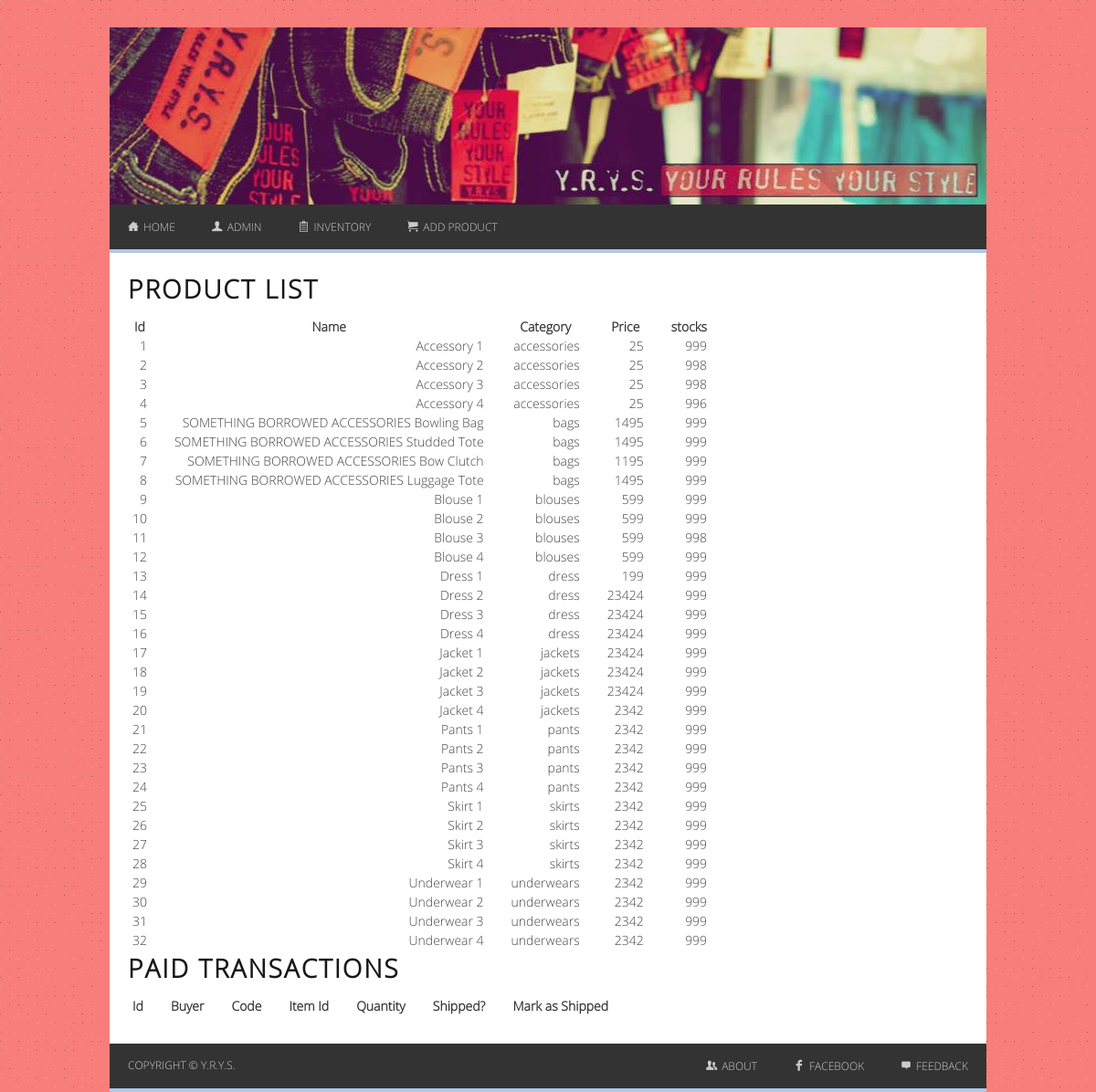
The page /admin/inventory.php (signed in) on the database its author committed.
### tables this page shows
CREATE TABLE IF NOT EXISTS `products` (
  `id` int(11) NOT NULL AUTO_INCREMENT,
  `name` varchar(50) NOT NULL,
  `description` text NOT NULL,
  `category` varchar(50) NOT NULL,
  `price` int(15) NOT NULL,
  `date` int(15) NOT NULL,
  `thumb` varchar(200) NOT NULL,
  `image` varchar(200) NOT NULL,
  `stocks` int(5) NOT NULL DEFAULT '999',
  PRIMARY KEY (`id`)
);

### admin/inventory.php (the view, shortened to what this page needs)
<!DOCTYPE html>
<html lang="en">
<head>
	<link rel="stylesheet" href="../stylesheets/base.css">
	<link rel="stylesheet" href="../stylesheets/skeleton.css">
	<link rel="stylesheet" href="../stylesheets/layout.css">
    <link rel="stylesheet" href="../stylesheets/lightbox.css">
    <link rel="stylesheet" href="../stylesheets/go-top.css">
</head>
<body>
	<div class="container">
		<div id="header"></div>
		<?php include 'menu.php' ?>
			<div class="sixteen columns">
	<h3 class="add-bottom">Product List</h3>
	<table>
    	<thead>
        	<th>Id</th>
            <th>Name</th>
            <th>Category</th>
            <th>Price</th>
            <th>stocks</th>
        </thead>
        <tbody>
        	<?php
				$select = mysql_query("SELECT * FROM products ORDER BY id ASC");
				while($fetch = mysql_fetch_array($select)) {
					echo '<tr>';
					echo '	<td>' . $fetch['id'] . '</td>';
					echo '	<td>' . $fetch['name'] . '</td>';
					echo '	<td>' . $fetch['category'] . '</td>';
					echo '	<td>' . $fetch['price'] . '</td>';
					echo '	<td>' . $fetch['stocks'] . '</td>';
					echo '</tr>';
				}
			?>
        </tbody>
    </table>
</div>
<div class="sixteen columns">
	<h3 class="add-bottom">Paid Transactions</h3>
	<table>
    	<thead>
        	<th>Id</th>
            <th>Buyer</th>
            <th>Code</th>
            <th>Item Id</th>
            <th>Quantity</th>
            <th>Shipped?</th>
            <th>Mark as Shipped</th>
        </thead>
    </table>
</div>
	<hr style="border:0px" /><?php include '../footer.php' ?>
	</div>
</body>
</html>

### stylesheets/base.css (style rules this page uses)
html, body, div, span, applet, object, iframe, h1, h2, h3, h4, h5, h6, p, blockquote, pre, a, abbr, acronym, address, big, cite, code, del, dfn, em, img, ins, kbd, q, s, samp, small, strike, strong, sub, sup, tt, var, b, u, i, center, dl, dt, dd, ol, ul, li, fieldset, form, label, legend, table, caption, tbody, tfoot, thead, tr, th, td, article, aside, canvas, details, embed, figure, figcaption, footer, header, hgroup, menu, nav, output, ruby, section, summary, time, mark, audio, video { margin: 0; padding: 0; border: 0; font-size: 100%; font: inherit; vertical-align: baseline; }
body { line-height: 1; }
table { border-collapse: collapse; border-spacing: 0; }
body { font: 14px/21px "Open Sans", "HelveticaNeue", "Helvetica Neue", Helvetica, Arial, sans-serif; color: #444; -webkit-font-smoothing: antialiased; -webkit-text-size-adjust: 100%; }
h1, h2, h3, h4, h5, h6 { color: #181818; font-family: "Open Sans", "HelveticaNeue", "Helvetica Neue", Helvetica, Arial, sans-serif; font-weight: bold; text-transform: uppercase; letter-spacing: 2px; }
h3 { font-size: 28px; margin-left: 10px; margin-top: 10px; }
strong, th { font-weight: bold; color: #333; }
.add-bottom { margin-bottom: 20px !important; }

### stylesheets/skeleton.css (style rules this page uses)
.container { position: relative; width: 960px; margin: 0 auto; padding: 0; }
.container .column, .container .columns { float: left; display: inline; margin-left: 10px; margin-right: 10px; }
.container .sixteen.columns { width: 940px; }
.container:after { content: "\0020"; display: block; height: 0; clear: both; visibility: hidden; }

### stylesheets/layout.css (style rules this page uses)
html { background: url('../images/bg.png'); }
.container { background: #fff; margin-top: 30px; }
#header { height: 194px; background: url("../images/header.jpg") no-repeat; background-position: center; background-size: 100% 100%; }
table { text-align: right; }
th { text-align: center; }
th, td { padding: 0px 15px; }

### rows shown on the page
products: id "1", name "Accessory 1", category "accessories", price "25", stocks "999"
products: id "2", name "Accessory 2", category "accessories", price "25", stocks "998"
products: id "3", name "Accessory 3", category "accessories", price "25", stocks "998"
products: id "4", name "Accessory 4", category "accessories", price "25", stocks "996"
products: id "5", name "SOMETHING BORROWED ACCESSORIES Bowling Bag", category "bags", price "1495", stocks "999"
products: id "6", name "SOMETHING BORROWED ACCESSORIES Studded Tote", category "bags", price "1495", stocks "999"
products: id "7", name "SOMETHING BORROWED ACCESSORIES Bow Clutch", category "bags", price "1195", stocks "999"
products: id "8", name "SOMETHING BORROWED ACCESSORIES Luggage Tote", category "bags", price "1495", stocks "999"
products: id "9", name "Blouse 1", category "blouses", price "599", stocks "999"
products: id "10", name "Blouse 2", category "blouses", price "599", stocks "999"
products: id "11", name "Blouse 3", category "blouses", price "599", stocks "998"
products: id "12", name "Blouse 4", category "blouses", price "599", stocks "999"
products: id "13", name "Dress 1", category "dress", price "199", stocks "999"
products: id "14", name "Dress 2", category "dress", price "23424", stocks "999"
products: id "15", name "Dress 3", category "dress", price "23424", stocks "999"
products: id "16", name "Dress 4", category "dress", price "23424", stocks "999"
products: id "17", name "Jacket 1", category "jackets", price "23424", stocks "999"
products: id "18", name "Jacket 2", category "jackets", price "23424", stocks "999"
products: id "19", name "Jacket 3", category "jackets", price "23424", stocks "999"
products: id "20", name "Jacket 4", category "jackets", price "2342", stocks "999"
products: id "21", name "Pants 1", category "pants", price "2342", stocks "999"
products: id "22", name "Pants 2", category "pants", price "2342", stocks "999"
products: id "23", name "Pants 3", category "pants", price "2342", stocks "999"
products: id "24", name "Pants 4", category "pants", price "2342", stocks "999"
products: id "25", name "Skirt 1", category "skirts", price "2342", stocks "999"
products: id "26", name "Skirt 2", category "skirts", price "2342", stocks "999"
products: id "27", name "Skirt 3", category "skirts", price "2342", stocks "999"
products: id "28", name "Skirt 4", category "skirts", price "2342", stocks "999"
products: id "29", name "Underwear 1", category "underwears", price "2342", stocks "999"
products: id "30", name "Underwear 2", category "underwears", price "2342", stocks "999"
products: id "31", name "Underwear 3", category "underwears", price "2342", stocks "999"
products: id "32", name "Underwear 4", category "underwears", price "2342", stocks "999"
